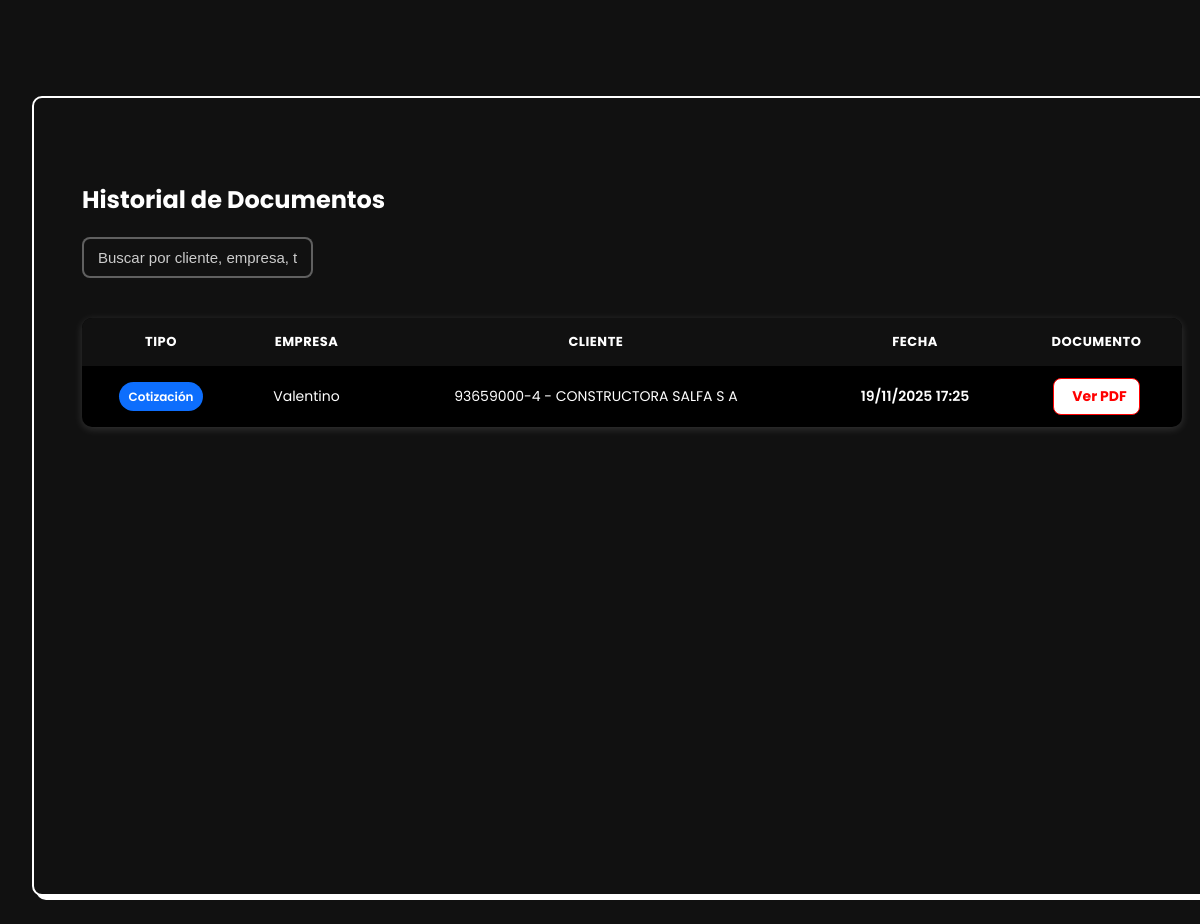
Page /historial/ on the earlier database version.
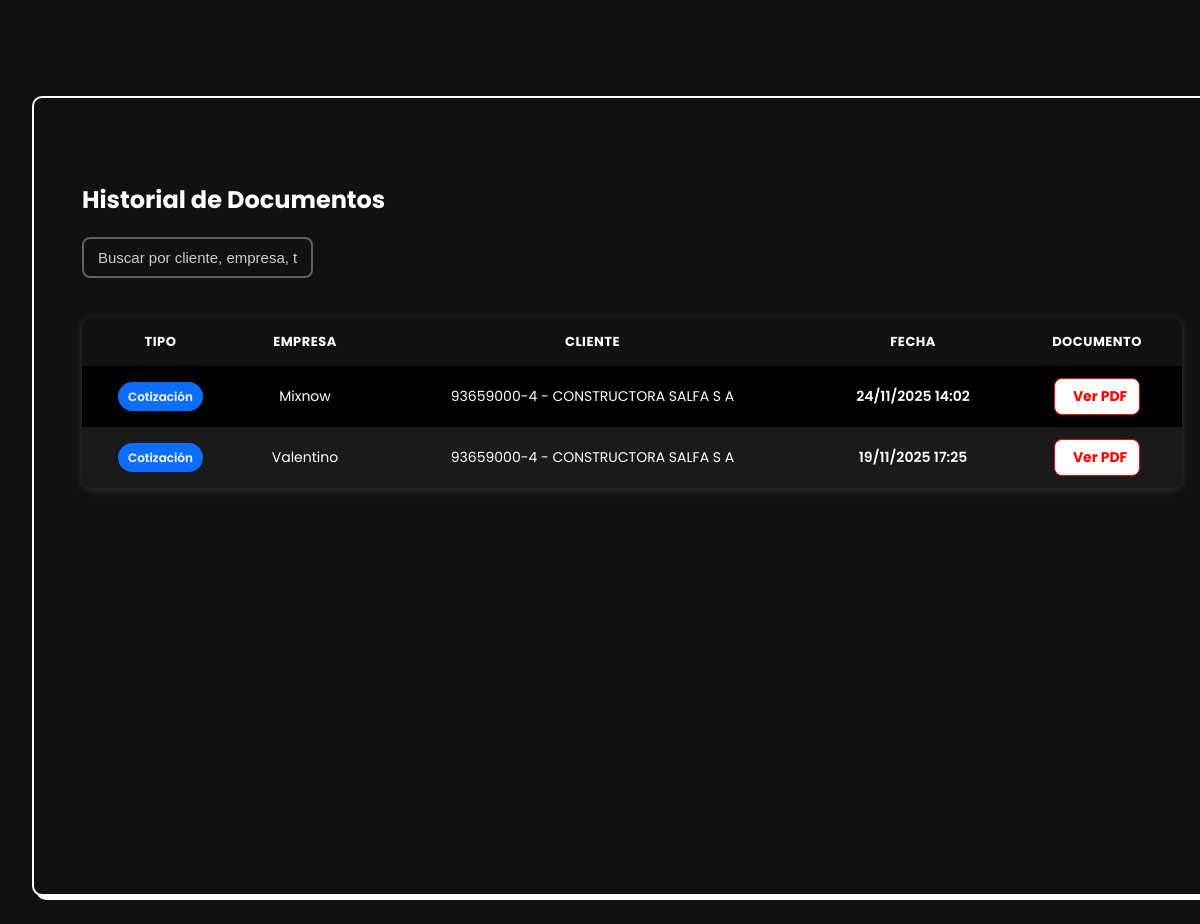
Same page on the later database version.
### app/models.py (models this page shows, shortened)
class Historial(models.Model):
    TIPO_CHOICES = (
        ("cotizacion", "Cotización"),
        ("estado_pago", "Estado de Pago"),
    )
    tipo = models.CharField(max_length=20, choices=TIPO_CHOICES)
    cotizacion = models.ForeignKey(Cotizacion, null=True, blank=True, on_delete=models.CASCADE)
    estado_pago = models.ForeignKey(EstadosdePago, null=True, blank=True, on_delete=models.CASCADE)
    empresa = models.CharField(max_length=150)
    fecha = models.DateTimeField(auto_now_add=True)
    pdf_url = models.CharField(max_length=255)

class Cotizacion(models.Model):
    cliente = models.ForeignKey(Cliente, on_delete=models.CASCADE)
    empresa = models.CharField(max_length=50)  # Ej: 'MixNow', 'Aridos'
    fecha = models.DateField(auto_now_add=True)
    numero_cotizacion = models.IntegerField(editable=False)
    valido_hasta = models.DateField()
    IVA = 0.19  # 19%

class Cliente(models.Model):
    Rut = models.CharField(max_length=12)
    cliente = models.CharField(max_length=100)
    telefono = models.CharField(validators=[telefono_validator], max_length=12, blank=True, null=True, default='')
    obra = models.CharField(max_length=50, blank=True, null=True, default='')
    persona_contacto = models.CharField(max_length=50)
    def __str__(self):
        return f"{self.Rut} - {self.cliente}"

### app/views.py (the view)
# urls.py: path("historial/", views.HistorialListView.as_view(), name='historial'),
class HistorialListView(ListView):
    model = Historial
    template_name = "clientes/historial.html"
    context_object_name = "historial"
    ordering = ['-fecha']

### app/templates/clientes/historial.html (shortened to what this page needs)
{% extends "clientes/base.html" %}
{% load static %}
{% block content %}
<div class="container mt-4 historial-container">
    <h2 class="mb-4 text-center">Historial de Documentos</h2>
    <div class="search-box mb-3">
        <input type="text" id="searchInput" class="form-control" placeholder="Buscar por cliente, empresa, tipo o RUT...">
    </div>
    {% if historial %}
    <div class="table-responsive-wrapper">
        <table class="table-custom" id="historialTabla">
            <thead>
                <tr>
                    <th>Tipo</th>
                    <th>Empresa</th>
                    <th>Cliente</th>
                    <th>Fecha</th>
                    <th>Documento</th>
                </tr>
            </thead>
            <tbody>
                {% for item in historial %}
                <tr>
                    <td>
                        {% if item.tipo == "cotizacion" %}
                            <span class="badge-custom badge-cot">Cotización</span>
                        {% else %}
                            <span class="badge-custom badge-edp">Estado de Pago</span>
                        {% endif %}
                    </td>
                    <td>{{ item.empresa }}</td>
                    <td>
                        {% if item.tipo == "cotizacion" %}
                            {{ item.cotizacion.cliente }}
                        {% else %}
                            {{ item.estado_pago.cliente }}
                        {% endif %}
                    </td>
                    <td class="fecha-col">
                        {{ item.fecha|date:"d/m/Y H:i" }}
                    </td>
                    <td>
                        <a href="{{ item.pdf_url }}" target="_blank" class="btn-pdf">
                            Ver PDF
                        </a>
                    </td>
                </tr>
                {% endfor %}
            </tbody>
        </table>
    </div>
    {% else %}
        <div class="no-data">
            No hay documentos registrados en el historial.
        </div>
    {% endif %}
</div>
{% endblock %}

### app/templates/clientes/base.html (shortened to what this page needs)
{% load static %}
<!DOCTYPE html>
<html lang="es">
<head>
</head>
<body>
<main class="main-wrapper">
    <div class="card">
        {% block content %}
        {% endblock %}
    </div>
</main>
</body>
</html>

### app/templates/clientes/historial.html (style rules this page uses)
.historial-container { max-width: 68.75rem; margin: 1.25rem auto; padding: 0.75rem; }
.table-responsive-wrapper { margin-top: 2.5rem; }
.search-box input { border-radius: 0.5rem; padding: 0.625rem 0.875rem; font-size: 0.9375rem; border: 0.125rem solid #ffffff55; background: #111; color: #fff; }
.search-box input::placeholder { color: #cccccc; }
.table-custom { width: 100%; border-collapse: collapse; background: #000; border-radius: 0.625rem; overflow: hidden; box-shadow: 0 0.125rem 0.5rem rgba(255, 255, 255, 0.15); }
.table-custom thead th, .table-custom tbody td { text-align: center; vertical-align: middle; white-space: nowrap; }
.table-custom thead th { background: #111; color: #fff; padding: 0.875rem; text-transform: uppercase; font-size: 0.8125rem; letter-spacing: 0.031rem; }
.table-custom tbody td { padding: 0.75rem; color: #fff !important; font-size: 0.875rem; }
.table-custom tbody tr:nth-child(even) { background: #1a1a1a; }
.badge-custom { padding: 0.375rem 0.625rem; border-radius: 50rem; font-weight: 600; font-size: 0.75rem; color: #fff; }
.badge-cot { background: #0d6efd; }
.btn-pdf { display: inline-flex; align-items: center; gap: 0.375rem; padding: 0.4375rem 0.75rem; border-radius: 0.5rem; background: #fff; color: red; border: 0.0625rem solid red; font-weight: bold; text-decoration: none; transition: 0.2s ease; }
.fecha-col { font-weight: 600; color: #f1f1f1; }

### app/templates/clientes/base.html (style rules this page uses)
html, body { overflow-x: hidden; box-sizing: border-box; }
body { margin: 0; font-family: 'Poppins', sans-serif; background-color: #111; color: #fff; }
.main-wrapper { display: flex; justify-content: center; padding: 6rem 2rem 2rem; min-height: 100vh; width: 100%; position: relative; z-index: 1 !important; }
.card { background-color: #111; border: 2px solid #fff; border-radius: 10px; padding: 2rem; width: 100%; max-width: 90rem; box-shadow: 4px 4px #fff; position: relative; z-index: 1 !important; }

Differences in the rows shown:
added Historial: tipo "Cotización", empresa "Mixnow", cotizacion.cliente "93659000-4 - CONSTRUCTORA SALFA S A", fecha "24/11/2025 14:02"
